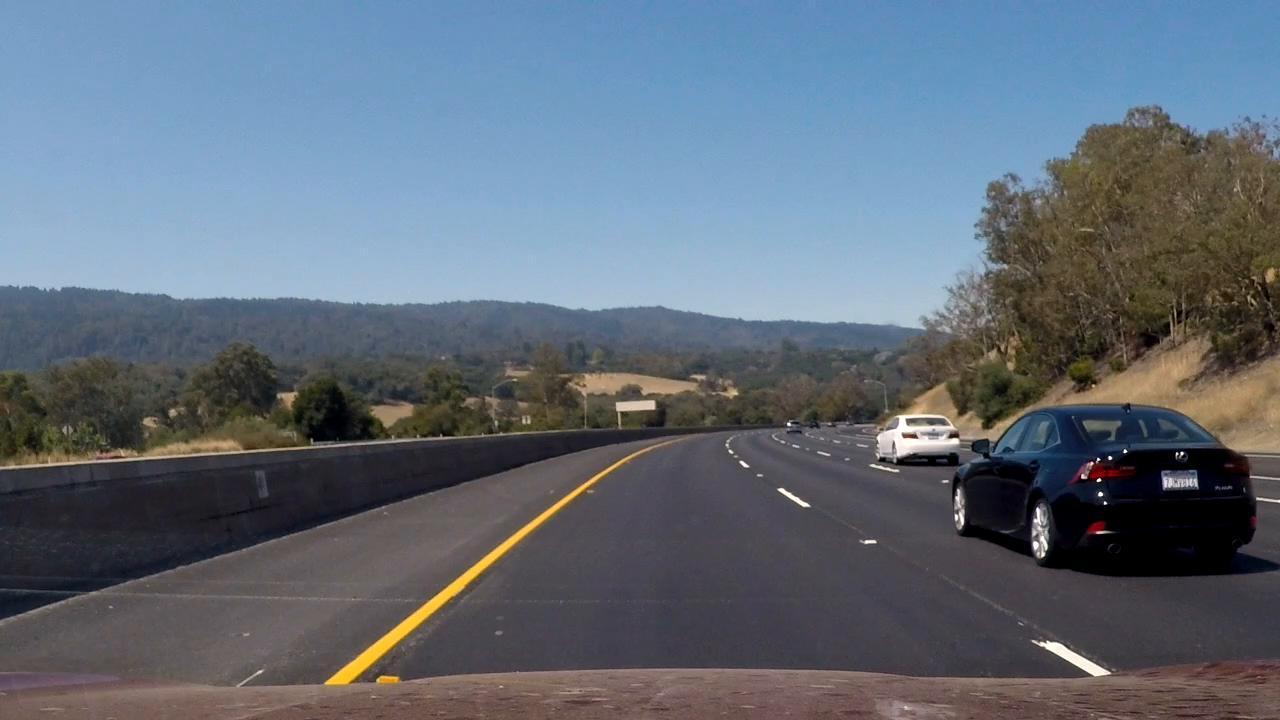
#> input picture debug_images/base.jpg, 1280 x 720 px; its folder holds only this picture in this run
$ python -i laneLines.py   (imports and definitions only)
#> lines starting #> are read from the running program, lines starting #| are printed output that depends on the picture; after the words box and inside, x2 and y2 are one past the last pixel; in counts of white or black regions, pixels touching at a corner belong together
# importing some useful packages

import cv2
import numpy as np

# PREV_LEFT_Y = None
# PREV_RIGHT_Y = None
PREV_LEFT_X1 = None
PREV_LEFT_X2 = None
PREV_RIGHT_X1 = None
PREV_RIGHT_X2 = None

BASE_IMG = None
CANNY_IMG = None

class LaneLines:
    def to_hsv(self, img):
        return cv2.cvtColor(img, cv2.COLOR_BGR2HSV)


    def canny(self, img, low_threshold, high_threshold):
        return cv2.Canny(img, low_threshold, high_threshold)


    def gaussian_blur(self, img, kernel_size):
        return cv2.GaussianBlur(img, (kernel_size, kernel_size), 0)


    def filter_color(self, img):
        yellow_min = np.array([65, 80, 80], np.uint8)
        yellow_max = np.array([105, 255, 255], np.uint8)
        yellow_mask = cv2.inRange(img, yellow_min, yellow_max)

        white_min = np.array([0, 0, 200], np.uint8)
        white_max = np.array([255, 80, 255], np.uint8)
        white_mask = cv2.inRange(img, white_min, white_max)

        img = cv2.bitwise_and(img, img, mask=cv2.bitwise_or(yellow_mask, white_mask))
        return img


    def region_of_interest(self, img, vertices):
        # defining a blank mask to start with
        mask = np.zeros_like(img)

        # defining a 3 channel or 1 channel color to fill the mask with depending on the input image
        if len(img.shape) > 2:
            channel_count = img.shape[2]  # i.e. 3 or 4 depending on your image
            ignore_mask_color = (255,) * channel_count
        else:
            ignore_mask_color = 255

        # filling pixels inside the polygon defined by "vertices" with the fill color
        cv2.fillPoly(mask, vertices, ignore_mask_color)

        # returning the image only where mask pixels are nonzero
        masked_image = cv2.bitwise_and(img, mask)
        return masked_image


    def slope(self, line):
        return (float(line[3]) - line[1]) / (float(line[2]) - line[0])


    # [60 lines left out: function draw_lines, not called in this run]


    def hough_lines(self, img, rho, theta, threshold, min_line_len, max_line_gap):
        lines = cv2.HoughLinesP(img, rho, theta, threshold, np.array([]), minLineLength=min_line_len,
                                maxLineGap=max_line_gap)
        height, width = img.shape
        line_img = np.zeros((height, width, 3), dtype=np.uint8)

        draw_lines(line_img, lines, thickness=7)
        return line_img


    # Python 3 has support for cool math symbols.

    def weighted_img(self, img, initial_img, α=1., β=1., λ=0.):
        return cv2.addWeighted(initial_img, α, img, β, λ)


    # process_image draws lane lines
    def process_image2(self, base_img):
        global BASE_IMG, CANNY_IMG
        BASE_IMG = base_img
        ysize = base_img.shape[0]
        xsize = base_img.shape[1]
        image = self.to_hsv(base_img)
        image = self.gaussian_blur(image, 3)
        image = self.filter_color(image)
        image = self.canny(image, 30, 130)
        CANNY_IMG = image
        image = self.region_of_interest(image, np.array([[(40, ysize), (xsize / 2, ysize / 2 + 40),
                                                          (xsize / 2, ysize / 2 + 40),
                                                          (xsize - 40, ysize)]], dtype=np.int32))
        other_img = self.hough_lines(base_img, 1, np.pi / 90, 10, 15, 10)

        # return image
        return self.weighted_img(base_image, base_img, β=250.)


    # [4 lines of commented-out code are left out]

>>> import cv2
>>> picture = cv2.imread('../debug_images/base.jpg')
#> picture is the input picture: shape (720, 1280, 3); mean B, G, R 120.2, 107.7, 97
>>> result = LaneLines().process_image2(picture)
#> in to_hsv, `return cv2.cvtColor(img, cv2.COLOR_BGR2HSV)`: returned value: shape (720, 1280, 3); mean H, S, V 87.1, 73.3, 128.1
#> in gaussian_blur, `return cv2.GaussianBlur(img, (kernel_size, kernel_size), 0)`:
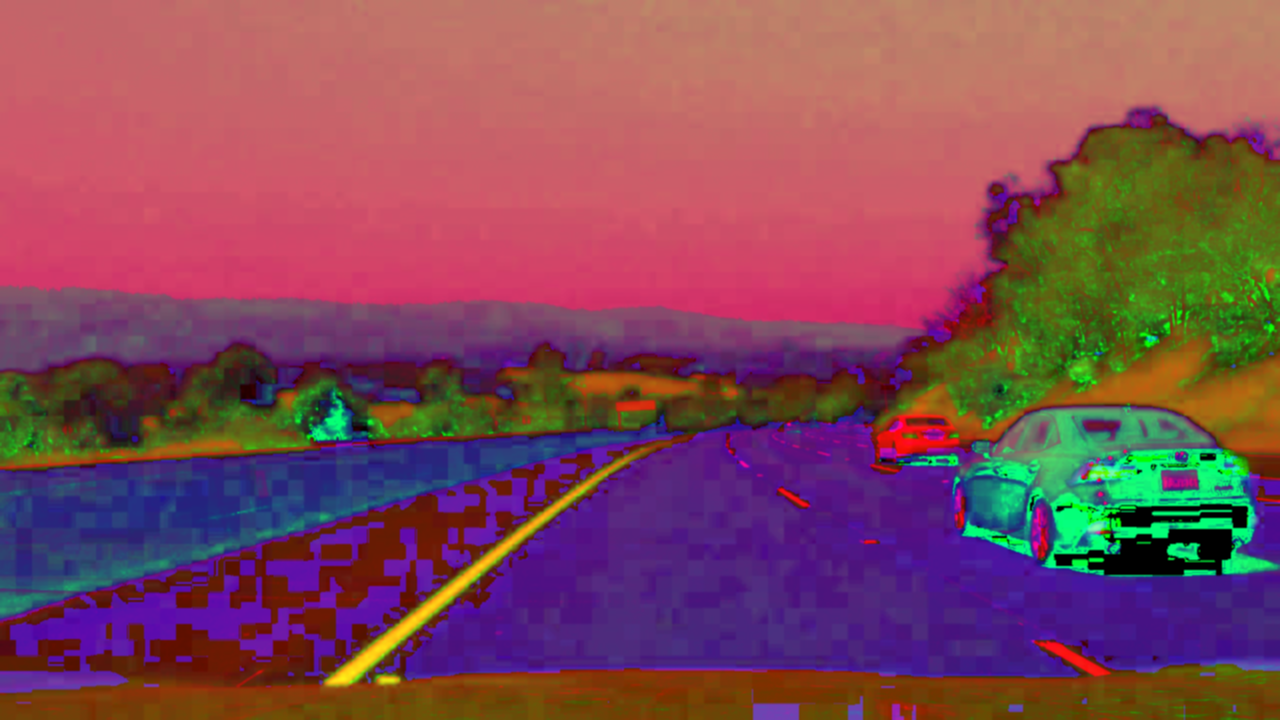
#> returned value: shape (720, 1280, 3); mean of channels 0, 1, 2 87.2, 73.3, 128.1; drawn as B, G, R
#> in filter_color, `yellow_mask = cv2.inRange(img, yellow_min, yellow_max)`:
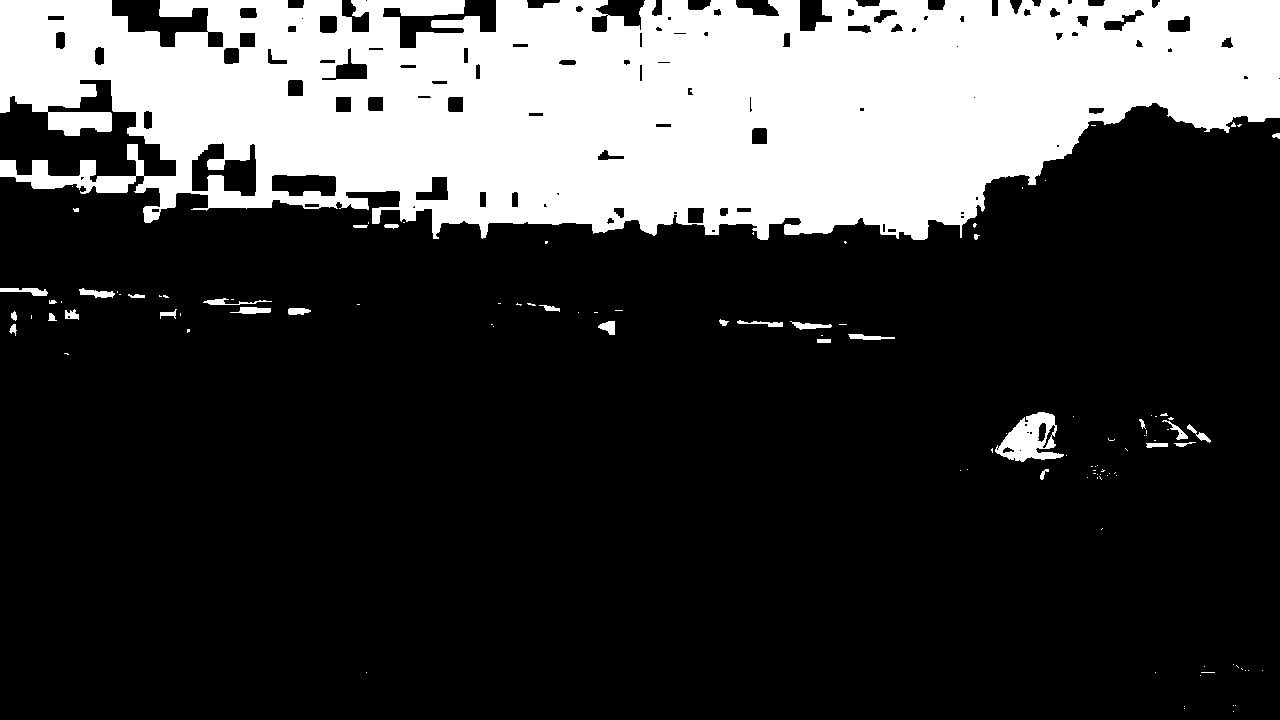
#> yellow_mask: shape (720, 1280); 24.9% white; 114 white regions (82 under 20 px), largest, box (x1, y1, x2, y2) and area: (0, 0, 1280, 240) 224344, (995, 412, 1064, 462) 1852, (0, 288, 48, 296) 225
#> in filter_color, `white_mask = cv2.inRange(img, white_min, white_max)`: white_mask: shape (720, 1280); 10.1% white; 48 white regions (34 under 20 px), largest, box (x1, y1, x2, y2) and area: (0, 176, 983, 328) 89947, (877, 412, 959, 456) 1538, (1039, 642, 1110, 676) 628
#> in filter_color, `img = cv2.bitwise_and(img, img, mask=cv2.bitwise_or(yellow_mask, white..`: img: shape (720, 1280, 3); mean H, S, V 35.7, 32.6, 68.8
#> in canny, `return cv2.Canny(img, low_threshold, high_threshold)`: returned value: shape (720, 1280); 1.2% white in thin lines or dots
#> in region_of_interest, `cv2.fillPoly(mask, vertices, ignore_mask_color)`:
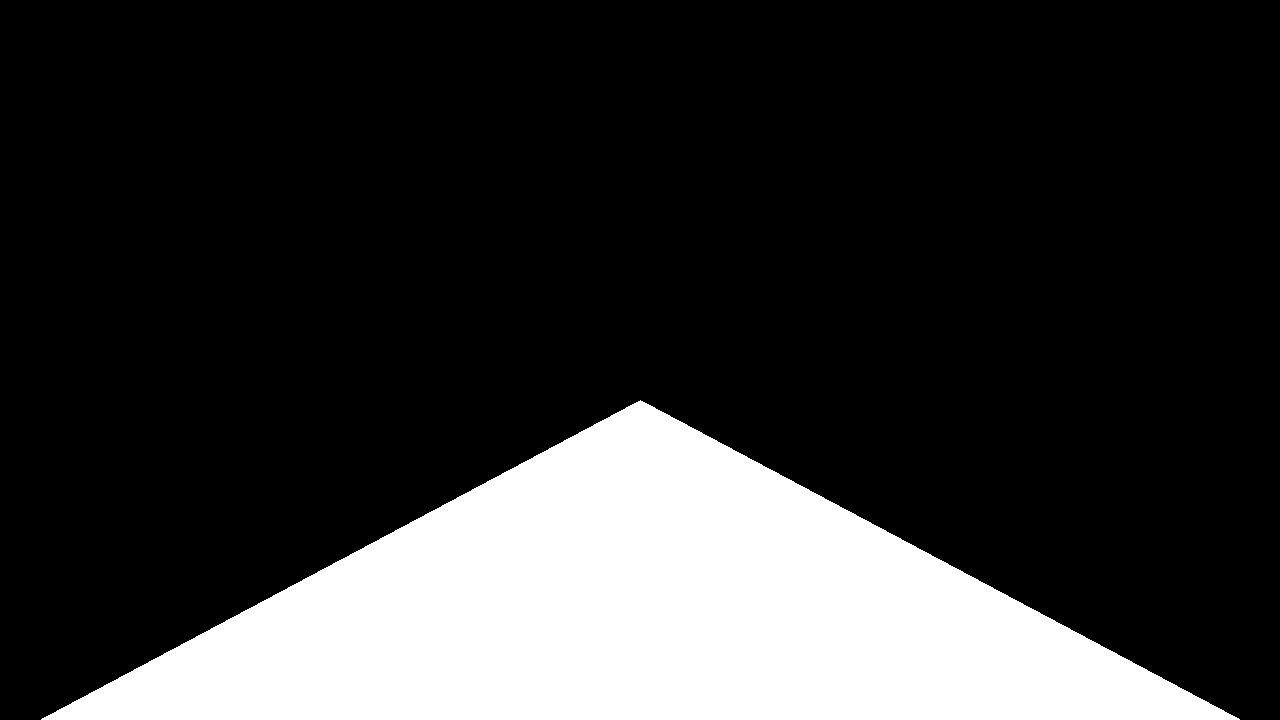
#> mask: shape (720, 1280); 20.9% white; 1 white region, box (x1, y1, x2, y2) and area: (41, 400, 1240, 720) 192280
#> in region_of_interest, `masked_image = cv2.bitwise_and(img, mask)`:
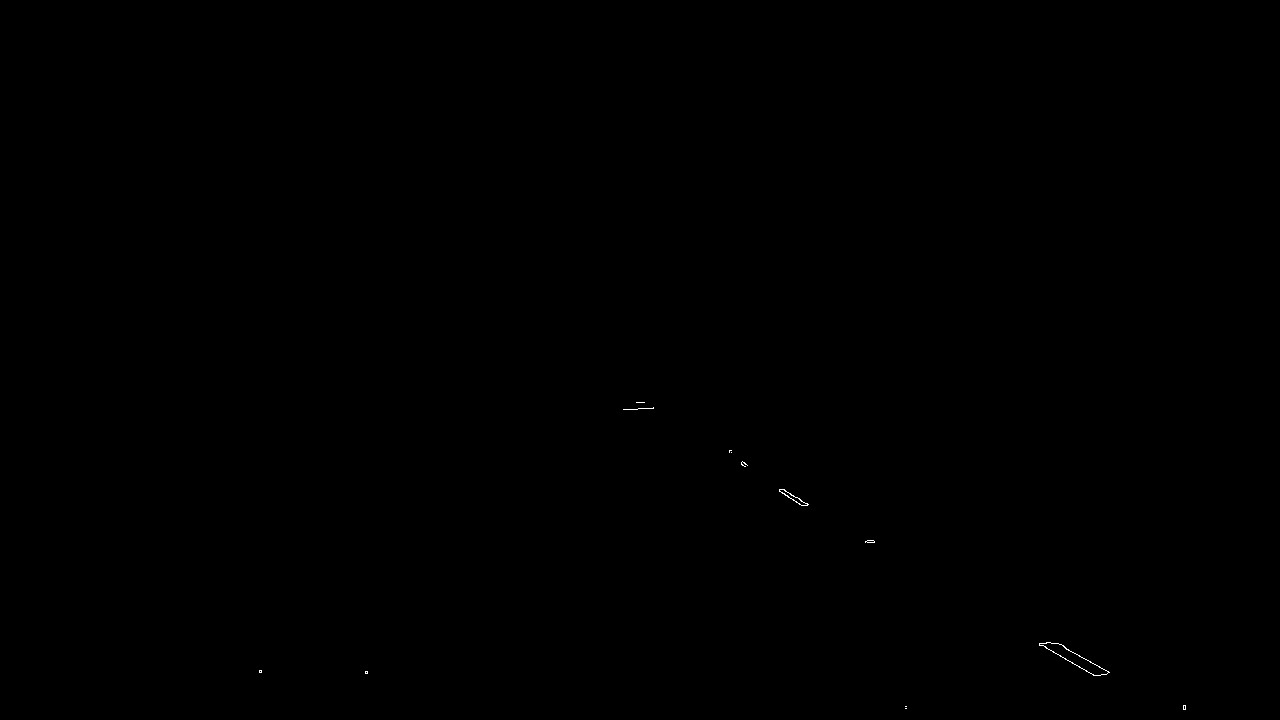
#> masked_image: shape (720, 1280); 0.04% white in thin lines or dots, all inside (x1, y1, x2, y2) = (259, 402, 1186, 710)
#> (the run stopped early here; a loop or call above may not have finished)

$ run again, on debug_images/hsv.jpg
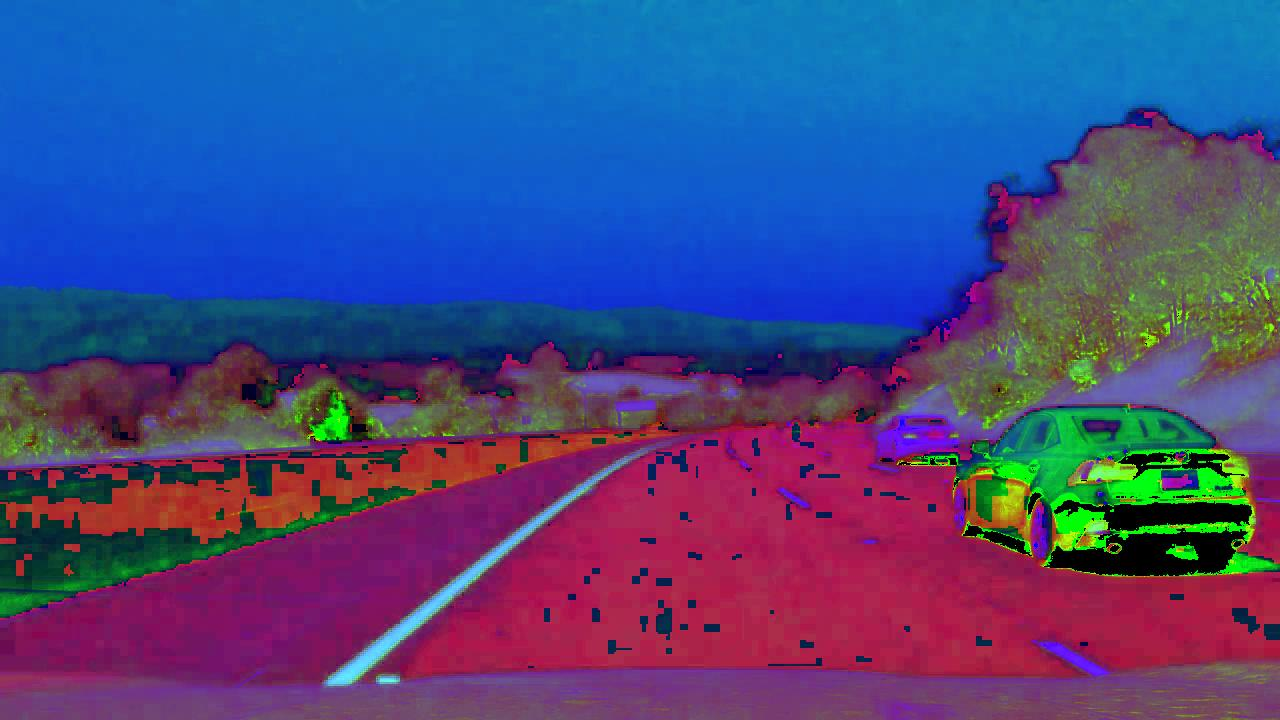
#> input picture debug_images/hsv.jpg, 1280 x 720 px
#> picture is the input picture: shape (720, 1280, 3); mean B, G, R 128.4, 72.7, 70.9
#> in filter_color, `yellow_mask = cv2.inRange(img, yellow_min, yellow_max)`:
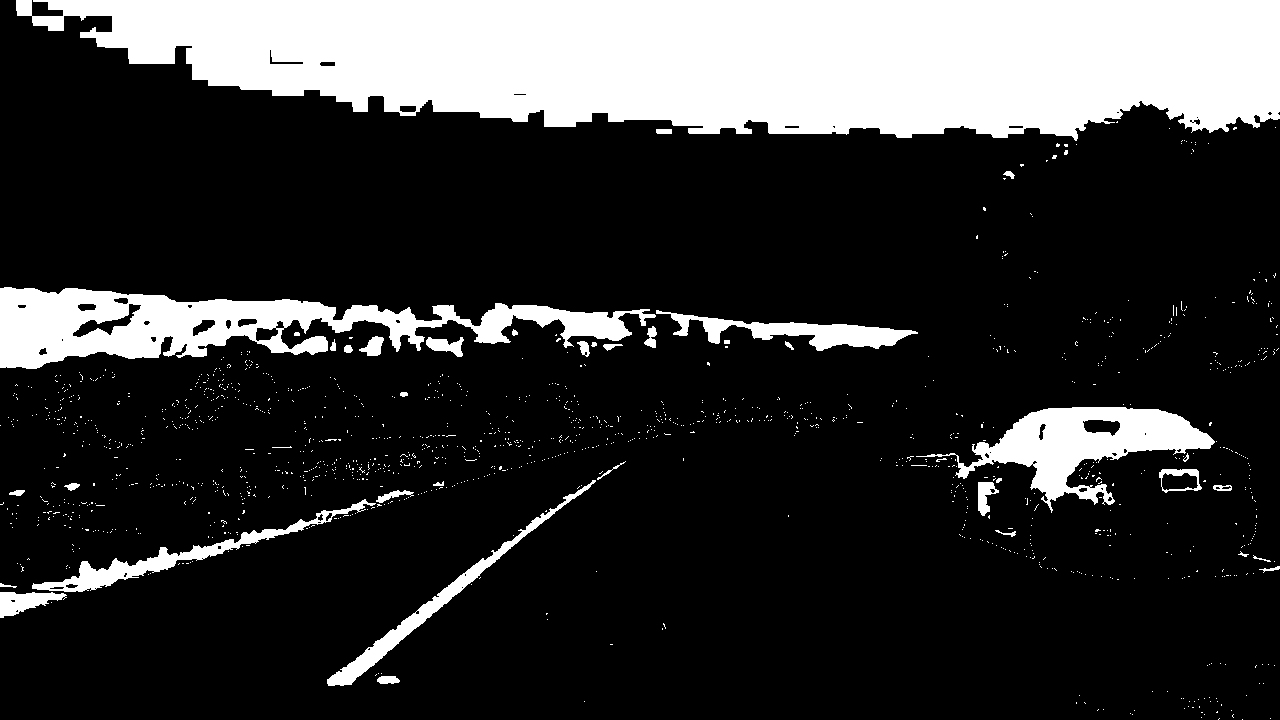
#> yellow_mask: shape (720, 1280); 20.3% white; 1375 white regions (1336 under 20 px), largest, box (x1, y1, x2, y2) and area: (16, 0, 1280, 141) 135816, (0, 287, 656, 369) 22937, (916, 407, 1215, 513) 11071
#> white_mask: shape (720, 1280); every value is 0
#> img: shape (720, 1280, 3); mean H, S, V 20.3, 46.8, 35.7
#> mask: shape (720, 1280); 20.9% white; 1 white region, box (x1, y1, x2, y2) and area: (41, 400, 1240, 720) 192280
#> in region_of_interest, `masked_image = cv2.bitwise_and(img, mask)`:
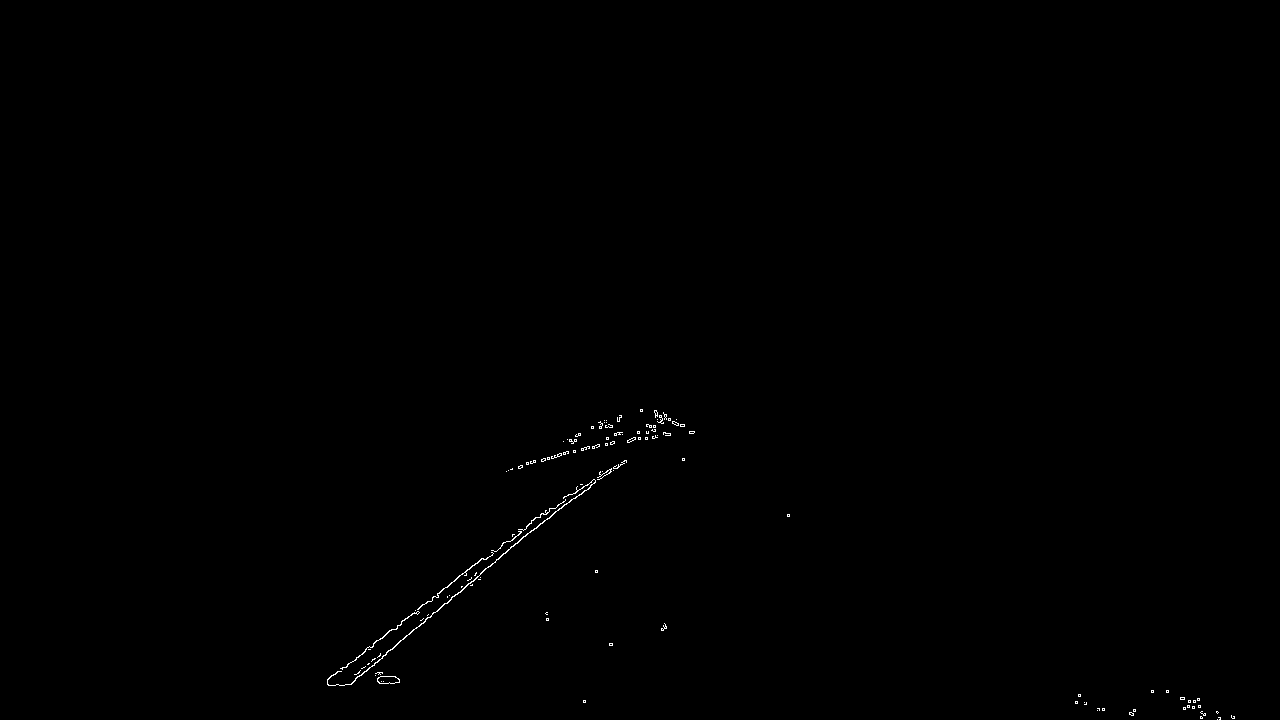
#> masked_image: shape (720, 1280); 0.21% white in thin lines or dots, all inside (x1, y1, x2, y2) = (327, 409, 1235, 720)
